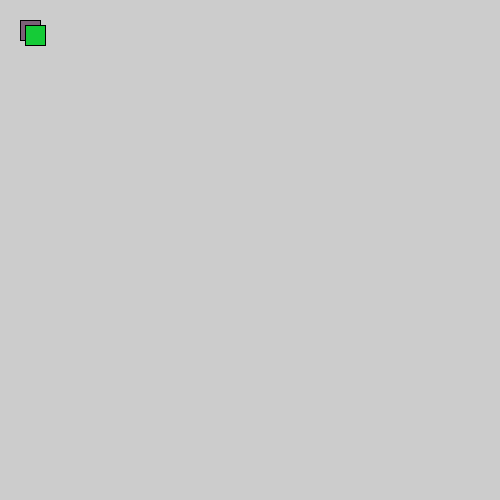
Frame 1 (no input)
Frame 60 (the mouse pressed at the canvas centre just before this capture): identical to frame 1, image omitted
Frame 120 (the mouse held since frame 60 and released just before this capture): identical to frame 1, image omitted

The Processing sketch that drew this single still picture (run headless with seeded random() and noise(); from frame 60 on, the mouse is pressed at the canvas centre):

// Processing sketch: ex2_rect_fill
// ── ex2_rect_fill.pde
void setup() {
  size(500, 500);
}

void draw() {

  fill(#7C6077);
  rect(20, 20, 20, 20);

  fill(#15CB37);
  rect(25, 25, 20, 20);
}
